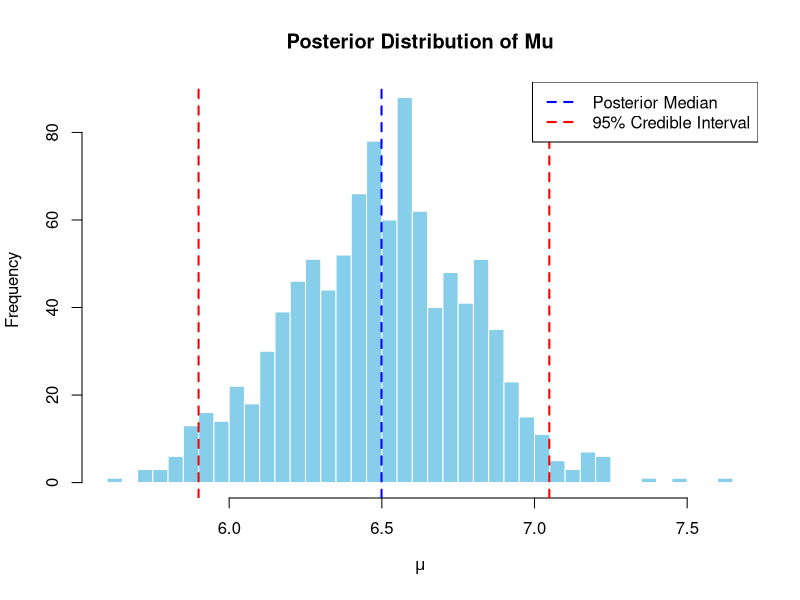

R code for this plot:
# Load necessary library
library(MASS)

# Set seed for reproducibility
set.seed(123)

# Hypothetical data
n <- 70  # Number of measurements
y_bar <- 6.5  # Sample mean
s <- 2.4  # Sample standard deviation

# Number of samples to draw from the posterior distribution
n_samples <- 1000

# Draw samples from the joint posterior distribution of (mu, sigma2)
mu_samples <- numeric(n_samples)
sigma2_samples <- numeric(n_samples)
for (i in 1:n_samples) {
  sigma2_samples[i] <- (n - 1) * s^2 / rchisq(1, df = n - 1)
  mu_samples[i] <- rnorm(1, mean = y_bar, sd = sqrt(sigma2_samples[i] / n))
}

# Calculate the posterior median and 95% credible interval for mu
mu_median <- median(mu_samples)
mu_credible_interval <- quantile(mu_samples, probs = c(0.025, 0.975))

# Plot the histogram of the posterior samples of mu
hist(mu_samples, breaks = 30, main = "Posterior Distribution of Mu", xlab = expression(mu), col = "skyblue", border = "white")
abline(v = mu_median, col = "blue", lwd = 2, lty = 2)
abline(v = mu_credible_interval, col = "red", lwd = 2, lty = 2)
legend("topright", legend = c("Posterior Median", "95% Credible Interval"), col = c("blue", "red"), lwd = 2, lty = 2)

# Print the posterior median and 95% credible interval for mu
cat("Posterior median of mu:", mu_median, "\n")
cat("95% credible interval for mu:", mu_credible_interval, "\n")
